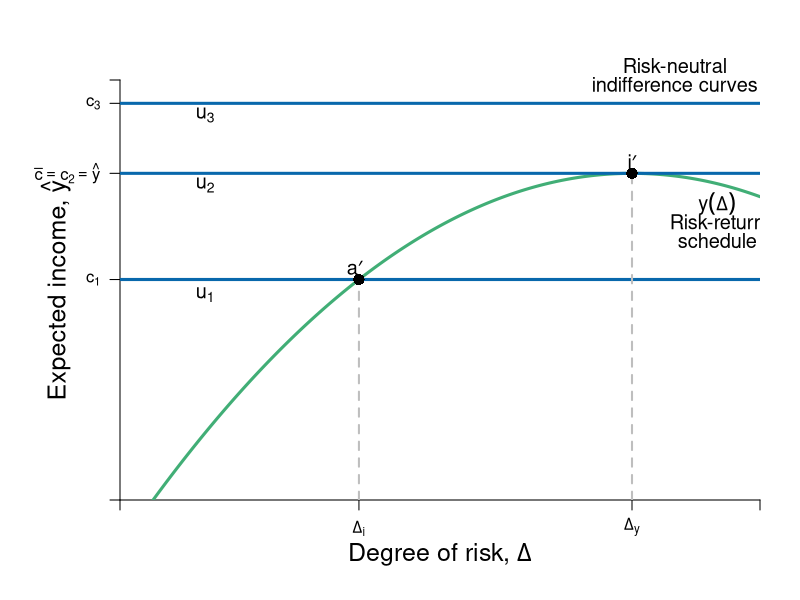

This figure's R source:
require(ggplot2)
require(shape)
pdf(file = "risk/risk_return_investment_neutral.pdf", width = 9, height = 7)

#Set parameters for graphics
axislabelsize <- 1.5
labelsize <- 1.2
graphlinewidth <- 3
segmentlinewidth <- 2
a <- c(2, 4, 6)


COL <- c("#7fc97f", "#beaed4", "#fdc086", "#ffff99", "#386cb0", "#f0027f", "#bf5b17", "#666666")
COLA <- c("#e0f3db", "#99d8c9","#66c2a4","#41ae76", "#238b45", "#005824")
COLB <- c("#c6dbef", "#4eb3d3", "#2b8cbe", "#0868ac","#084081")
COLC <- c("#fcfbfd", "#efedf5", "#dadaeb", "#bcbddc", "#9e9ac8", "#807dba", "#6a51a3", "#54278f", "#3f007d")

par(mar =  c(5, 6, 4, 2))
xlims <- c(0, 15)
ylims <- c(0, 18)

riskreturn <- function(g, int1 = 14, int2 = 4, coeff = 1/3){
  int1 - (int2 - (coeff)*g)^2
}

uA <- function(y, g, slope = 0.5){
  y+ y*g  - slope*g^2
}

indiffA <- function(g, intercept = 3, slope = 0.125){
  intercept  + slope*g^2
}


#Plot command 
plot(0, 0, xlim = xlims, ylim = ylims, 
     type = "n",
     xlab = expression(paste("")),
     ylab = expression(paste("")), 
     axes = FALSE,
     # xlab = expression(paste("Bob's Payoff, ", u^B)),
     # ylab = expression(paste("Alfredo's Payoff, ", u^A)),
     #xaxt = "n", 
     #yaxt = "n", 
     cex.lab = axislabelsize, 
     bty = "n", 
     xaxs="i", 
     yaxs="i"
)


#Customize ticks and labels for the plot
# ticksy <- seq(ylims[1], ylims[2], 3)
# ylabels <- seq(ylims[1], ylims[2], 3)
# ticksx <- seq(xlims[1], xlims[2], 5)
# xlabels <- seq(xlims[1], xlims[2], 5)
ticksy <- c(0,  riskreturn(g = 5.6), riskreturn(g = 12), 17, ylims[2])
ylabels <- c(NA, expression(paste(c[1])), expression(paste(bar(c) == c[2],phantom() == hat(y))), expression(paste(c[3])), NA)
ticksx <- c(0, 5.6, 12, xlims[2])
xlabels <- c(NA, expression(paste(Delta[i])), expression(paste(Delta[y])), NA)

axis(1, at = ticksx, pos = 0, labels = xlabels)
axis(2, at = ticksy, pos = 0, labels = ylabels, las = 1)
mtext(expression(paste("Degree of risk, ", Delta)), side = 1, line = 2.5, cex = axislabelsize)
text(xlims[1] - 1.5, ylims[2] - 0.5*(ylims[2] - ylims[1]), expression(paste("Expected income, ", hat(y))), xpd = TRUE, cex = axislabelsize, srt = 90) 


npts <- 500 
xx1 <- seq(xlims[1], xlims[2], length.out = npts)
lines(xx1, riskreturn(xx1), col = COLA[4], lwd = graphlinewidth, lty = 1)
# lines(xx1, indiffA(xx1, intercept = 2), col = COLB[4], lwd = graphlinewidth, lty = 1)
# lines(xx1, indiffA(xx1, intercept = 5.6), col = COLB[4], lwd = graphlinewidth, lty = 1)
# lines(xx1, indiffA(xx1, intercept = 9), col = COLB[4], lwd = graphlinewidth, lty = 1)
# 

#Add points a, b, c and c
#segments(5.6, 0, 5.6, riskreturn(g = 5.6), lty = 2, col = COLB[4], lwd = segmentlinewidth)
segments(0, riskreturn(g = 5.6), xlims[2], riskreturn(g = 5.6), lty = 1, col = COLB[4], lwd = graphlinewidth)
segments(0, riskreturn(g = 12) , xlims[2], riskreturn(g = 12) , lty = 1, col = COLB[4], lwd = graphlinewidth)
segments(0, 17, xlims[2], 17, lty = 1, col = COLB[4], lwd = graphlinewidth)

segments(5.6, 0, 5.6, riskreturn(g = 5.6), lty = 2, col = "gray", lwd = segmentlinewidth)

segments(12, 0, 12, riskreturn(g = 12) , lty = 2, col = "gray", lwd = segmentlinewidth)


text(13, 18.6, expression(paste("Risk-neutral")), xpd = TRUE, cex = labelsize)
text(13, 17.8, expression(paste("indifference curves")), xpd = TRUE, cex = labelsize)


#Label risk return schedule
text(14, 12.7, expression(paste(y(Delta))), cex = labelsize)
text(14, 11.9, expression(paste("Risk-return")), cex = labelsize)
text(14, 11.1, expression(paste("schedule")), cex = labelsize)


#Label value functions
text(2, 8.8, expression(u[1]), cex = labelsize)
text(2, 13.5, expression(u[2]), cex = labelsize)
text(2, 16.5, expression(u[3]), cex = labelsize)


points(5.6, riskreturn(g = 5.6), pch = 16, col = "black", cex = 1.5)
text(5.6 - 0.1, riskreturn(g = 5.6) + 0.5, expression(paste(a*minute)), cex = labelsize)


points(12, riskreturn(g = 12) , pch = 16, col = "black", cex = 1.5)
text(12, riskreturn(g = 12) + 0.5, expression(paste(i*minute)), cex = labelsize)


dev.off()
